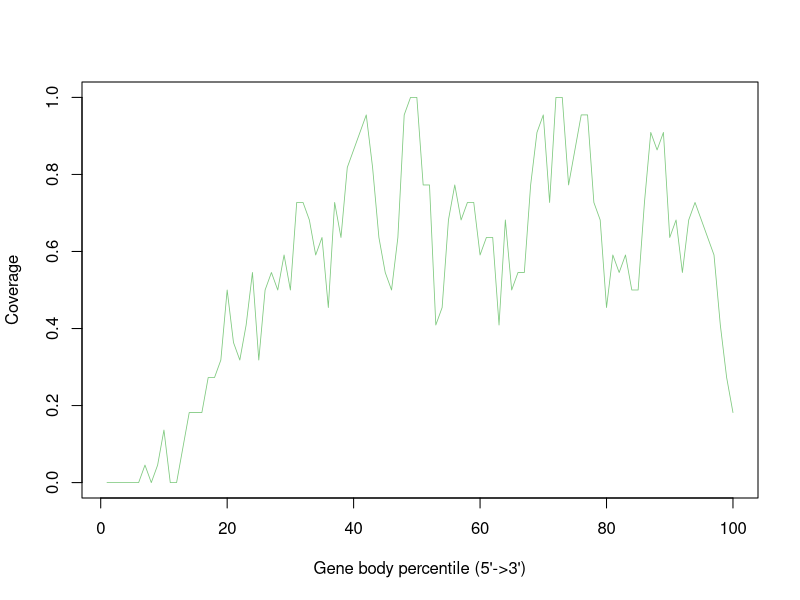

R code for this plot:
GSM4486066_Aligned.sortedByCoord_sorted.out <- c(0.0,0.0,0.0,0.0,0.0,0.0,0.045454545454545456,0.0,0.045454545454545456,0.13636363636363635,0.0,0.0,0.09090909090909091,0.18181818181818182,0.18181818181818182,0.18181818181818182,0.2727272727272727,0.2727272727272727,0.3181818181818182,0.5,0.36363636363636365,0.3181818181818182,0.4090909090909091,0.5454545454545454,0.3181818181818182,0.5,0.5454545454545454,0.5,0.5909090909090909,0.5,0.7272727272727273,0.7272727272727273,0.6818181818181818,0.5909090909090909,0.6363636363636364,0.45454545454545453,0.7272727272727273,0.6363636363636364,0.8181818181818182,0.8636363636363636,0.9090909090909091,0.9545454545454546,0.8181818181818182,0.6363636363636364,0.5454545454545454,0.5,0.6363636363636364,0.9545454545454546,1.0,1.0,0.7727272727272727,0.7727272727272727,0.4090909090909091,0.45454545454545453,0.6818181818181818,0.7727272727272727,0.6818181818181818,0.7272727272727273,0.7272727272727273,0.5909090909090909,0.6363636363636364,0.6363636363636364,0.4090909090909091,0.6818181818181818,0.5,0.5454545454545454,0.5454545454545454,0.7727272727272727,0.9090909090909091,0.9545454545454546,0.7272727272727273,1.0,1.0,0.7727272727272727,0.8636363636363636,0.9545454545454546,0.9545454545454546,0.7272727272727273,0.6818181818181818,0.45454545454545453,0.5909090909090909,0.5454545454545454,0.5909090909090909,0.5,0.5,0.7272727272727273,0.9090909090909091,0.8636363636363636,0.9090909090909091,0.6363636363636364,0.6818181818181818,0.5454545454545454,0.6818181818181818,0.7272727272727273,0.6818181818181818,0.6363636363636364,0.5909090909090909,0.4090909090909091,0.2727272727272727,0.18181818181818182)


pdf("GSM4486066.geneBodyCoverage.curves.pdf")
x=1:100
icolor = colorRampPalette(c("#7fc97f","#beaed4","#fdc086","#ffff99","#386cb0","#f0027f"))(1)
plot(x,GSM4486066_Aligned.sortedByCoord_sorted.out,type='l',xlab="Gene body percentile (5'->3')", ylab="Coverage",lwd=0.8,col=icolor[1])
dev.off()
